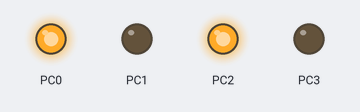
Simulated run of this program. Board: ATmega32, built with avr-gcc and emulated at 1 MHz. Parts: output pins drawn as LEDs (lit = HIGH). At 3.0 s the program stops and its outputs stay as they are.

Above: at 0.1 s.
At 0.6 s:
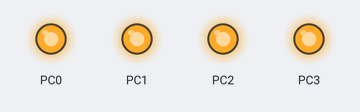
Timing chart, 0 to 2.1 s (numbered marks = the images above):
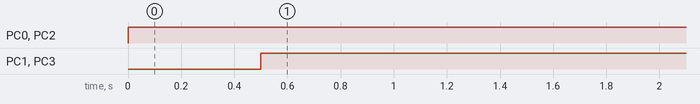

Measured:
- by itself, PC0, PC2: LOW → HIGH at 0.00 s
- by itself, PC1, PC3: LOW → HIGH at 0.50 s

The program:

main.c
```c
/*
 * Motor Control using the Atmega32
 * Use the L293D to drive the motor
 *
 * Assume the following truth table:
 * M1-A  | M1-B  | Result
 *----------------------------------------
 * 1     | 0     | M2 moves clockwise
 * 0     | 1     | M2 moves counter-clockwise
 * 0     | 0     | M2 stops
 * 0     | 0     | M2 stops
 *
 */

#include <avr/io.h>
#include <util/delay.h>

int main(void)
{
        DDRC = 0x0F;

        while (1) {
                PORTC |= (1 << PC0)|(1 << PC2);
                PORTC &= ~(1 << PC1) | ~(1 << PC3);
                _delay_ms(500);

                PORTC &= ~(1 << PC0) | ~(1 << PC2);
                PORTC |= (1 << PC1)|(1 << PC3);
                _delay_ms(500);
        }
}
```
